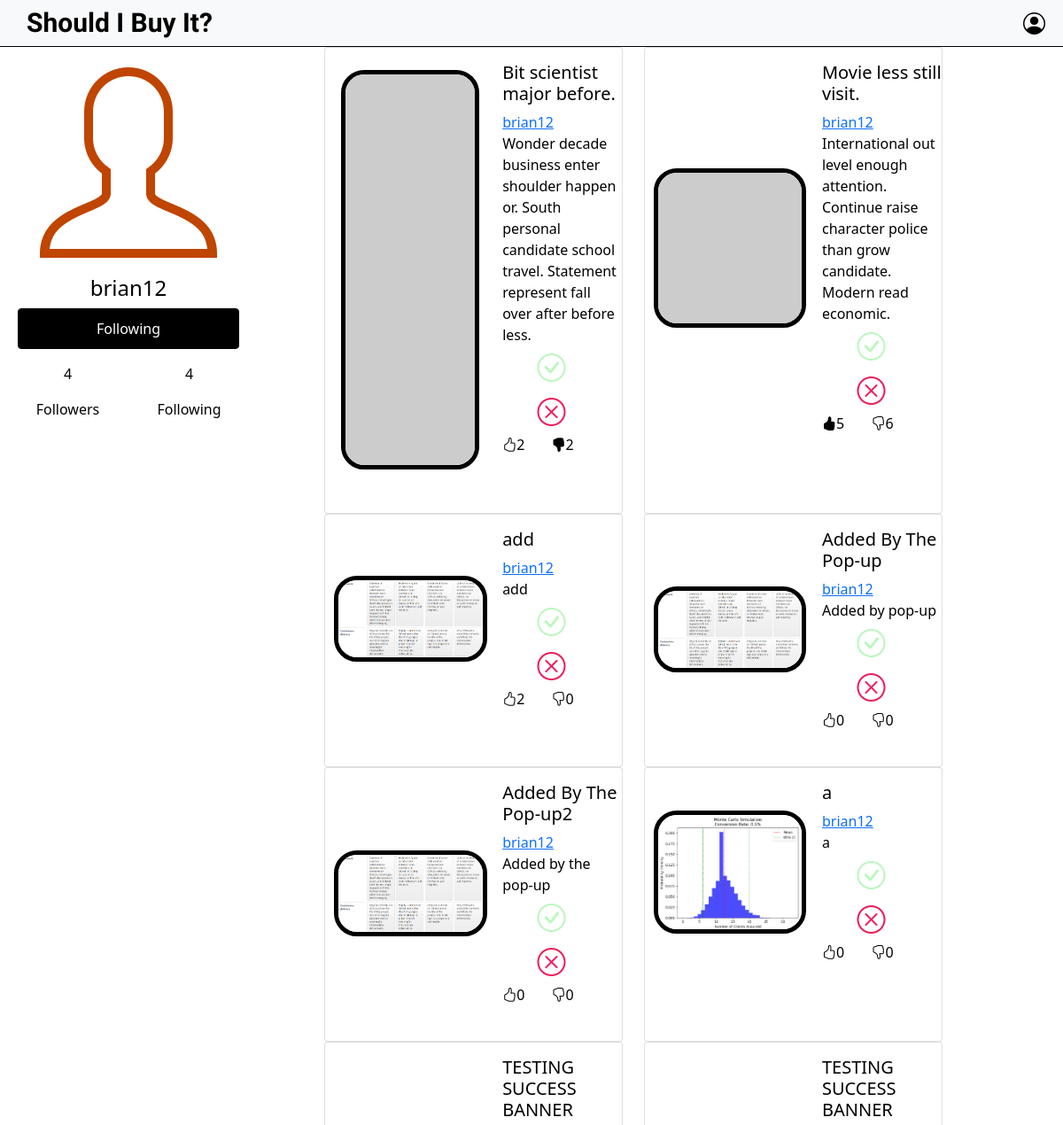
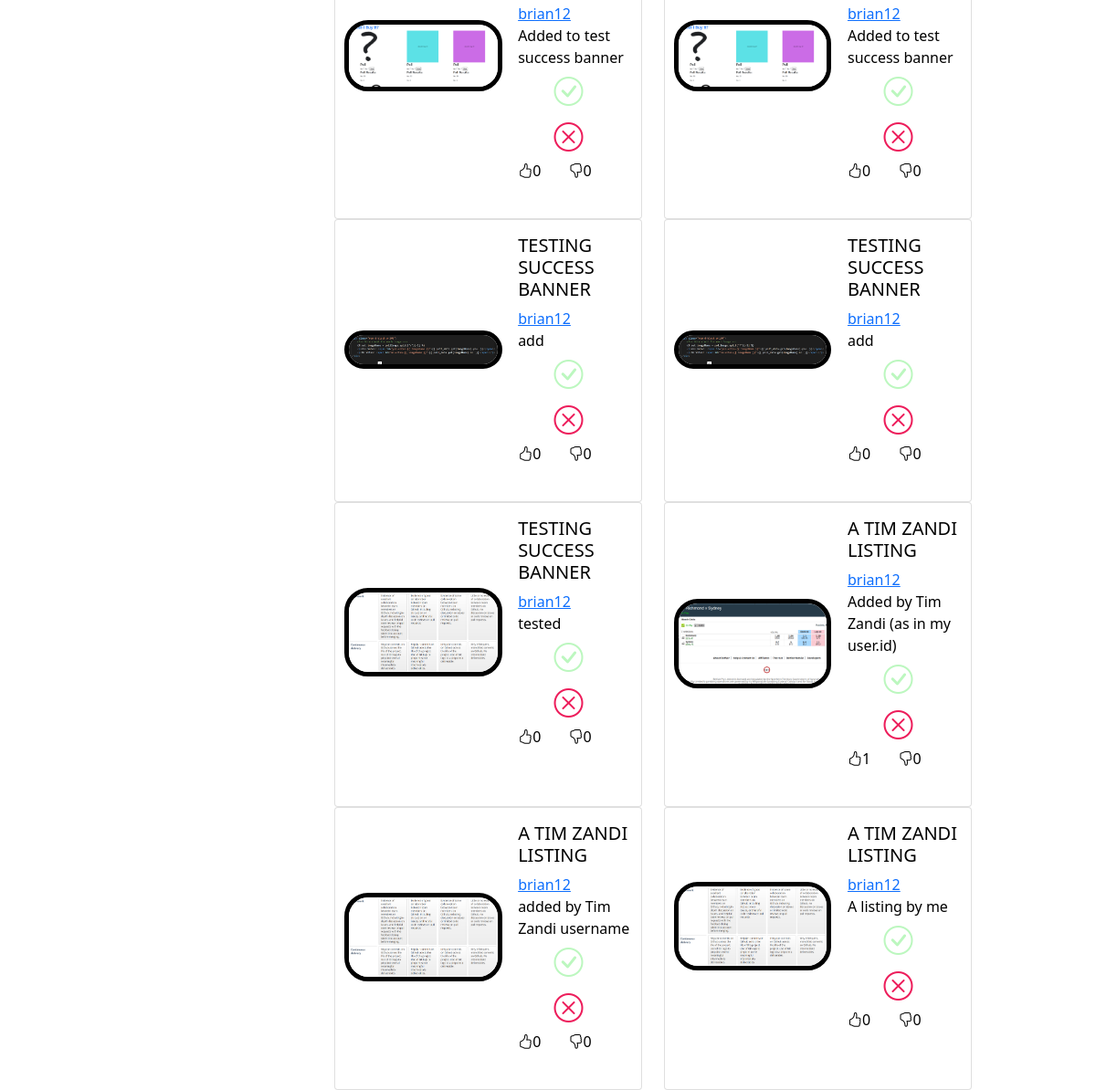
The page /user/1 (signed in) on the database its author committed (2 pictures, top to bottom).
### database/models.py (models this page shows, shortened)
class User(db.Model):
    id = db.Column(db.Integer, primary_key=True)
    username = db.Column(db.String(255), unique=True, nullable=False)
    email = db.Column(db.String(255), unique=True, nullable=False)
    password = db.Column(db.String(255), nullable=False)
    profile_picture = db.Column(db.String(255))
    images = db.relationship('Image', backref='user', lazy=True)
    votes = db.relationship('Vote', backref='user', lazy=True)
    comments = db.relationship('Comment', backref='user', lazy=True)
    followers = db.relationship('Follow', foreign_keys='Follow.follower_id', backref='follower', lazy=True)

class Image(db.Model):
    id = db.Column(db.Integer, primary_key=True, autoincrement=True)
    user_id = db.Column(db.Integer, db.ForeignKey('user.id'), nullable=False)
    image_path = db.Column(db.String(255), nullable=False)
    post_title = db.Column(db.String(255), nullable=False)
    post_description = db.Column(db.String(255), nullable=False)
    upload_date = db.Column(db.DateTime, default=datetime.utcnow)
    votes = db.relationship('Vote', backref='image', lazy=True)
    comments = db.relationship('Comment', backref='image', lazy=True)

### user/user.py (the view)
@user.route('/<userid>')
def showUser(userid):
    try:
        return render_template('user.html',
                               user=User.query.get(userid),
                               isFollowing=isFollowing(current_user.id, userid),
                               followers=get_followers_count(userid),
                               following=get_following_count(userid),
                               posts=get_posts(userid))
    except TemplateNotFound:
        abort(404)

### database/routes.py (called while the page is built)
def isFollowing(current_user_id, followed_user_id):
    if Follow.query.filter_by(follower_id=current_user_id, followee_id=followed_user_id).first() is not None:
        return True
    return False

def get_followers_count(user_id):
    followers_count = Follow.query.filter_by(followee_id=user_id).count()
    return followers_count

def get_following_count(user_id):
    following_count = Follow.query.filter_by(follower_id=user_id).count()
    return following_count

### templates/user.html (shortened to what this page needs)
{% extends "base.html" %}
{% block content %}
    <div class="container mx-2">
        <div class="row justify-content-start vh-100">
            <div class="col-auto profile-head">
                <div class="profile-picture-container">
                    {% if user.profile_pic %}
                        <img src="{{ url_for('static', filename='upload_folder/' + user.profile_pic) }}"
                             alt="Profile Picture">
                    {% else %}
                        <img src="{{ url_for('static', filename='upload_folder/user-icon.png') }}"
                             alt="Default Profile Picture">
                    {% endif %}
                </div>
                <h4 class="text-center">{{ user.username }}</h4>
                <div class="w-auto">
                    <button class="btn btn-primary w-100" id="follow-button" onclick="toggleFollow({{ user.id }})">
                        {% if isFollowing %}
                            Following
                        {% else %}
                            Follow
                        {% endif %}
                    </button>
                </div>
                <div class="row justify-content-around w-auto py-3">
                    <div class="col text-center">
                        <p id="followers-count">{{ followers }}</p>
                        <p>Followers</p>
                    </div>
                    <div class="col text-center">
                        <p id="following-count">{{ following }}</p>
                        <p>Following</p>
                    </div>
                </div>
            </div>
            <div class="col container-fluid">
                <div class="row justify-content-center">
                    <div class="col-lg-10">
                        <div class="row image-grid">
                            {% for object in posts %}
                                <div class="col-lg-6 col-md-8 col-sm-12">
                                    {% with pollImage = url_for('static', filename="upload_folder/"+object.image_path) %}
                                        {% include "poll/PollWidget.html" %}
                                    {% endwith %}
                                </div>
                            {% endfor %}
                        </div>
                    </div>
                </div>
            </div>
        </div>
    </div>
{% endblock %}

### templates/base.html (shortened to what this page needs)
<!DOCTYPE html>
<html lang="en">
<head>
    {% include "resources/head.html" %}
</head>
<body>
    <nav class="navbar navbar-expand-lg navbar-light bg-light sticky-top">
      <div class="logo text-center">
        <a href="/" class="text-decoration-none">
            <h1 class="mb-0">Should I Buy It?</h1>
        </a>
    </div>
        <div class="user-icon">
            <div class="dropdown">
            </div>
        </div>
    </nav>
    {% block content %}
    {% endblock %}
</body>
</html>

### templates/resources/head.html (shortened to what this page needs)
<head>
        <link href="https://cdn.jsdelivr.net/npm/bootstrap@5.1.1/dist/css/bootstrap.min.css" rel="stylesheet">
        <link href="https://cdn.jsdelivr.net/npm/bootstrap-icons@1.11.3/font/bootstrap-icons.min.css" rel="stylesheet" >
        <link href="{{ url_for('static', filename='css/custom.css') }}" rel="stylesheet" type="text/css">
        <link href="{{ url_for('static', filename='css/colors.css') }}" rel="stylesheet" type="text/css">
        <link href="{{ url_for('static', filename='css/styles.css') }}" rel="stylesheet" type="text/css">
        <link href="https://cdnjs.cloudflare.com/ajax/libs/font-awesome/5.15.4/css/all.min.css" rel="stylesheet">
</head>

### templates/poll/PollWidget.html
<!DOCTYPE html>
<head>
</head>
<body>
    <div class="card d-block h-100 mb-4">
        <div class="row g-2">
            <div class="col-7 d-flex justify-content-center align-items-center">
                <img src="{{ pollImage }}" class="img-fluid" alt="..." id="ItemPicture">
            </div>
            <div class="col-5">
                <div class="card-body px-0">
                    <div class="col px-0">
                        <h5 class="card-title" id="itemPrice">{{ object.image_title }}</h5>
                        <a class="py-2" id="itemPoster" href="user/{{ object.user_id }}">{{ object.username }}</a>
                        <p class="card-text" id="itemDescription">{{ object.image_description }}</p>
                    </div>
                    <div class="row d-block w-100">
                        <button class="btn btn-lg btn-outline-* w-100 p-0" data-toggle="button" aria-pressed="false" onclick="onPollVote('like', '{{ object.id }}');">
                            <i class="bi bi-check-circle"></i>
                        </button>
                        <button class="btn btn-lg btn-outline-* w-100 p-0" data-toggle="button" aria-pressed="false" onclick="onPollVote('dislike', '{{ object.id }}');">
                            <i class="bi bi-x-circle"></i>
                        </button>
                    </div>
                    <div class="row d-block w-100">
                        <div class="row">
                            <div class="col">
                                <i class="{{ object.id }}1 bi-hand-thumbs-up{% if object.user_vote == 'like' %}-fill{% endif %}"></i><span id="yes-votes-{{ object.id }}">{{ object.likes_count }}</span>
                            </div>
                            <div class="col">
                                <i class="{{ object.id }}2 bi-hand-thumbs-down{% if object.user_vote == 'dislike' %}-fill{% endif %}"></i><span id="no-votes-{{ object.id }}">{{ object.dislikes_count }}</span>
                            </div>
                        </div>
                    </div>
                </div>
            </div>
        </div>
    </div>
</body>

### static/css/custom.css (style rules this page uses)
i.bi-check-circle { font-size: 24pt; color: var(--yes-primary); }
i.bi-x-circle { font-size: 24pt; color: var(--no-primary); }
#ItemPicture { max-width: 90%; max-height: 90%; border-radius: 26px; border-color: black; border-width: 5px; border-style: solid; }

### static/css/colors.css (style rules this page uses)
:root { --card-light : #F2FCF9; --yes-primary: #BCF7BF; --yes-secondary: #1E341F; --no-primary: #ED1D5B; --no-secondary: #49081C; }

### static/css/styles.css (style rules this page uses)
body { color: #000; background-color: #fff; }
.logo h1 { margin-left: 30px; font-family: "Reenie Beanie", cursive; font-weight: 800; font-size: 30px; font-style: normal; text-align: center; }
.btn-primary { background-color: #000000; border-color: #ffffff; border-color: #000000; padding: 10px 30px; }
.navbar { border-bottom: 1px solid #000000; }
.user-icon { margin-right: 20px; }
.logo a { color: #000; text-decoration: none; }

### rows shown on the page
User: username "brian12", username "brian12" "brian12" "brian12" "brian12" "brian12" "brian12" "brian12" "brian12" "brian12" "brian12" "brian12" "brian12" "brian12" "brian12"
Image: image_title "Bit scientist major before.", image_description "Wonder decade business enter shoulder happen or. South personal candidate school travel. Statement represent fall over after before less."
Image: image_title "Movie less still visit.", image_description "International out level enough attention. Continue raise character police than grow candidate. Modern read economic."
Image: image_path "rubric.png" (drawn), image_title "add", image_description "add"
Image: image_path "rubric.png" (drawn), image_title "Added By The Pop-up", image_description "Added by pop-up"
Image: image_path "rubric.png" (drawn), image_title "Added By The Pop-up2", image_description "Added by the pop-up"
Image: image_path "vote.png" (drawn), image_title "TESTING SUCCESS BANNER", image_description "Added to test success banner"
Image: image_path "vote.png" (drawn), image_title "TESTING SUCCESS BANNER", image_description "Added to test success banner"
Image: image_title "TESTING SUCCESS BANNER", image_description "add"
Image: image_title "TESTING SUCCESS BANNER", image_description "add"
Image: image_path "rubric.png" (drawn), image_title "TESTING SUCCESS BANNER", image_description "tested"
Image: image_path "scree.png" (drawn), image_title "A TIM ZANDI LISTING", image_description "Added by Tim Zandi (as in my user.id)"
Image: image_path "rubric.png" (drawn), image_title "A TIM ZANDI LISTING", image_description "added by Tim Zandi username"
Image: image_path "rubric.png" (drawn), image_title "A TIM ZANDI LISTING", image_description "A listing by me"

### other values the page prints
{{ followers }} "4"
{{ following }} "4"
{{ object.likes_count }} "2" "5" "2" "0" "0" "0" "0" "0" "0" "0" "0" "1" "0" "0"
{{ object.dislikes_count }} "2" "6" "0" "0" "0" "0" "0" "0" "0" "0" "0" "0" "0" "0"
{{ object.image_title }} "a"
{{ object.image_description }} "a"
